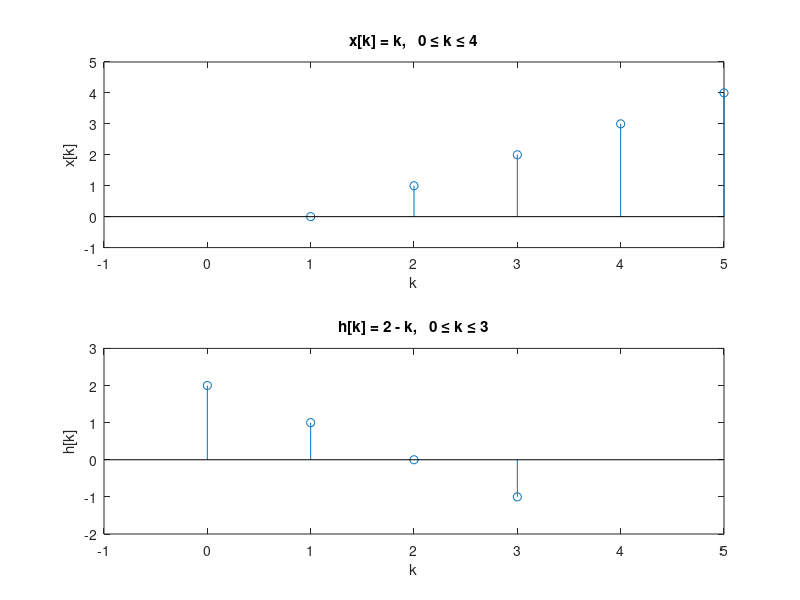
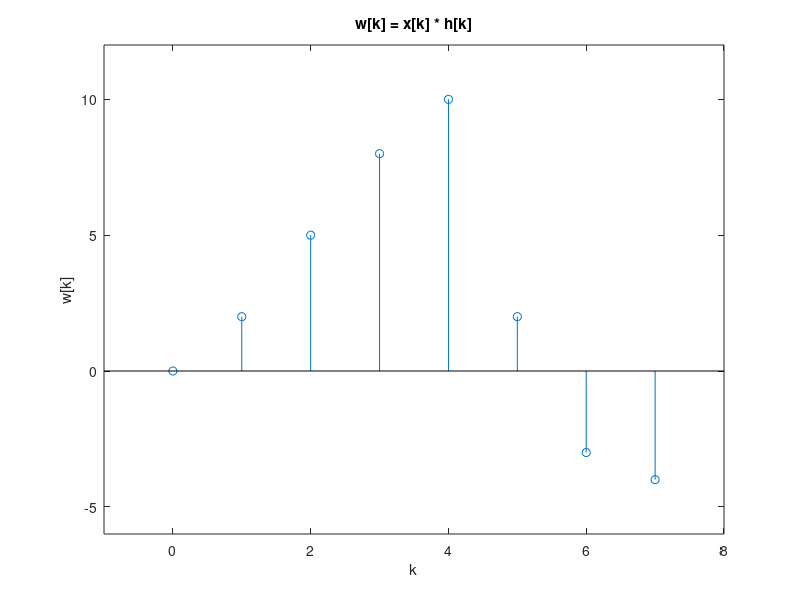

Here is the MATLAB script that generated these plots, in order:
% b) 
figure;

subplot(2,1,1)
x1 = 0 : 4;
stem(x1)
xlabel('k'); 
ylabel('x[k]');
title('x[k] = k,   0 \leq k \leq 4');
xlim([-1 5]); ylim([-1 5]);

subplot(2,1,2)
h1 = 0:3;
h1_fig = 2 - h1;
stem(h1, h1_fig);
xlabel('k'); 
ylabel('h[k]');
title('h[k] = 2 - k,   0 \leq k \leq 3');
xlim([-1 5]); ylim([-2 3]);

%c)
figure;
w = conv(x1, h1_fig);
k = 0:(length(w)-1);
stem(k, w);
xlabel('k'); 
ylabel('w[k]');
title('w[k] = x[k] * h[k]');
xlim([-1 8]); ylim([min(w)-2 max(w)+2]);
